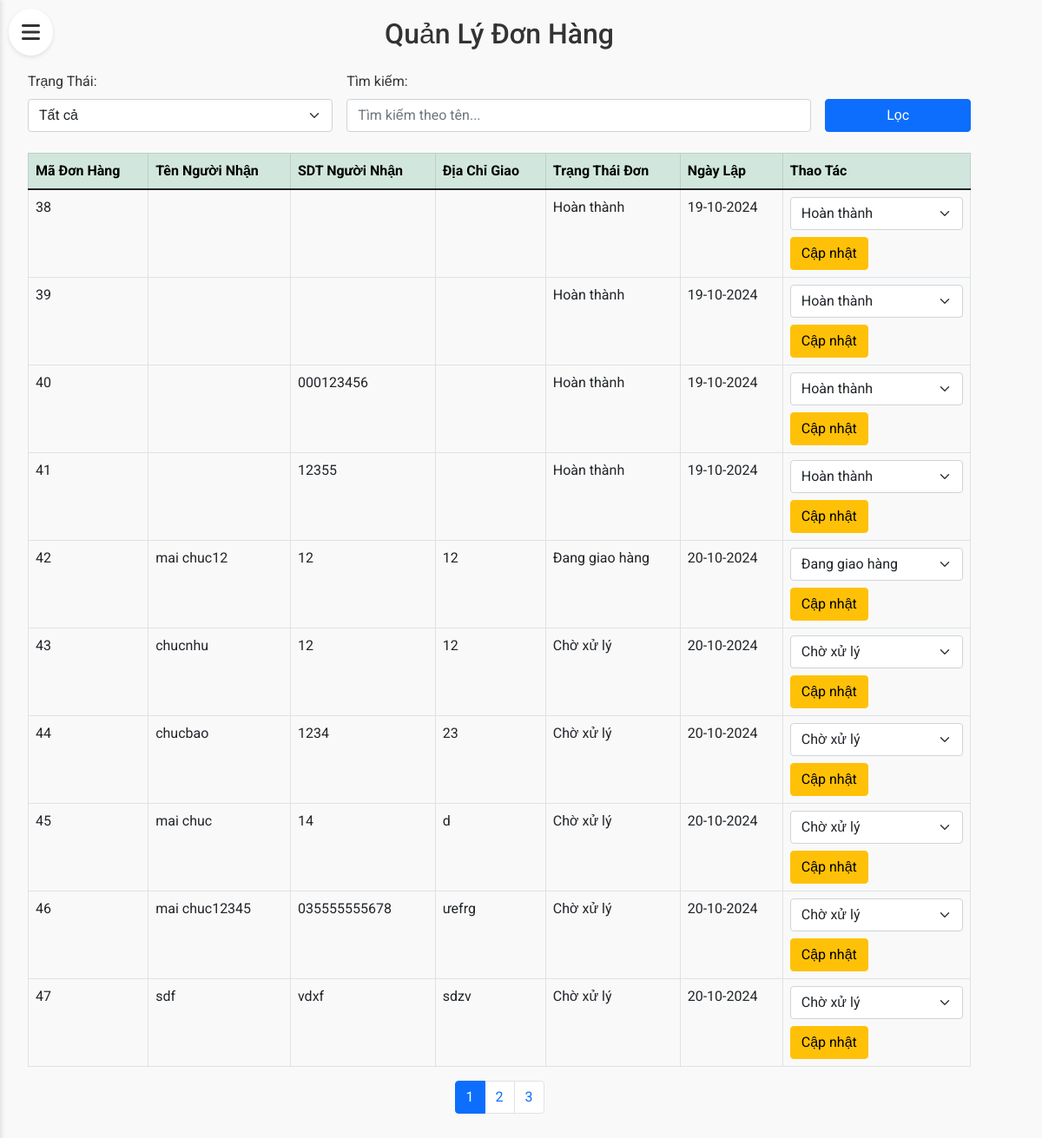
Page /KETHOP/admin/XuLyDonHang.php (signed in) on the committed database.
### tables this page shows
CREATE TABLE `dondathang` (
  `dh_ma` int(11) NOT NULL,
  `idkhachhang` int(11) DEFAULT NULL,
  `dh_ngaylap` datetime DEFAULT NULL,
  `dh_ngaygiao` datetime DEFAULT NULL,
  `dh_noigiao` varchar(255) DEFAULT NULL,
  `dh_trangthaithanhtoan` int(11) DEFAULT NULL,
  `httt_ma` int(11) DEFAULT NULL,
  `ten_nguoi_nhan` varchar(100) DEFAULT NULL,
  `sdt_nguoinhan` varchar(15) DEFAULT NULL,
  `email_nguoinhan` varchar(100) DEFAULT NULL,
  `trangthai_don` enum('Chấp nhận đơn','Chờ xử lý','Đang giao hàng','Hoàn thành','Từ chối đơn','Hoàn trả') NOT NULL DEFAULT 'Chờ xử lý'
);

### KETHOP/admin/XuLyDonHang.php (the view, shortened to what this page needs)
<!DOCTYPE html>
<html lang="en">
<head>
    <link rel="stylesheet" href="https://cdnjs.cloudflare.com/ajax/libs/font-awesome/6.0.0-beta3/css/all.min.css">
    <link href="https://cdn.jsdelivr.net/npm/bootstrap@5.1.3/dist/css/bootstrap.min.css" rel="stylesheet">
    <link rel="stylesheet" type="text/css" href="../css/sidebar.css">
</head>
<body>
    <i class="fas fa-bars menu-icon" id="menuToggle"></i>
    <div class="main-content" id="main">
        <div class="container">
            <h2 class="text-center mb-4">Quản Lý Đơn Hàng</h2>
            <div class="filter-section mb-4">
                <form method="GET" action="" class="row g-3">
                    <div class="col-md-4">
                        <label for="status" class="form-label">Trạng Thái:</label>
                        <select name="status" id="status" class="form-select">
                            <option value="">Tất cả</option>
                        </select>
                    </div>
                    <div class="col-md-6">
                        <label for="search" class="form-label">Tìm kiếm:</label>
                        <input type="text" name="search" id="search" class="form-control" placeholder="Tìm kiếm theo tên...">
                    </div>
                    <div class="col-md-2 d-flex align-items-end">
                        <button type="submit" class="btn btn-primary w-100">Lọc</button>
                    </div>
                </form>
            </div>
            <table class="table table-bordered table-hover">
                <thead class="table-success">
                    <tr>
                        <th>Mã Đơn Hàng</th>
                        <th>Tên Người Nhận</th>
                        <th>SDT Người Nhận</th>
                        <th>Địa Chỉ Giao</th>
                        <th>Trạng Thái Đơn</th>
                        <th>Ngày Lập</th>
                        <th>Thao Tác</th>
                    </tr>
                </thead>
                <tbody>
                    <?php
                    $limit = 10;
                    $page = isset($_GET['page']) ? (int)$_GET['page'] : 1;
                    $offset = ($page - 1) * $limit;
                    $status_filter = isset($_GET['status']) ? $_GET['status'] : '';
                    $search_filter = isset($_GET['search']) ? $_GET['search'] : '';
                    $sql = "SELECT * FROM dondathang WHERE 1=1";
                    $total_sql = "SELECT COUNT(*) as total FROM dondathang WHERE 1=1";
                    $total_result = mysql_query($total_sql);
                    $total_row = mysql_fetch_assoc($total_result);
                    $total_orders = $total_row['total'];
                    $total_pages = ceil($total_orders / $limit);
                    $sql .= " LIMIT $offset, $limit";
                    $result = mysql_query($sql);
                    while ($row = mysql_fetch_array($result)) {
                        echo "<tr>";
                        echo "<td>" . $row['dh_ma'] . "</td>";
                        echo "<td>" . $row['ten_nguoi_nhan'] . "</td>";
                        echo "<td>" . $row['sdt_nguoinhan'] . "</td>";
                        echo "<td>" . $row['dh_noigiao'] . "</td>";
                        echo "<td>" . $row['trangthai_don'] . "</td>";
                        echo "<td>" . date('d-m-Y', strtotime($row['dh_ngaylap'])) . "</td>";
                        echo "<td>
                                <form method='POST' action=''>
                                    <select name='new_status' class='form-select'>
                                        <option value='Chờ xử lý' " . ($row['trangthai_don'] == 'Chờ xử lý' ? 'selected' : '') . ">Chờ xử lý</option>
                                        <option value='Chấp nhận đơn' " . ($row['trangthai_don'] == 'Chấp nhận đơn' ? 'selected' : '') . ">Chấp nhận đơn</option>
                                        <option value='Đang giao hàng' " . ($row['trangthai_don'] == 'Đang giao hàng' ? 'selected' : '') . ">Đang giao hàng</option>
                                        <option value='Hoàn thành' " . ($row['trangthai_don'] == 'Hoàn thành' ? 'selected' : '') . ">Hoàn thành</option>
                                        <option value='Từ chối đơn' " . ($row['trangthai_don'] == 'Từ chối đơn' ? 'selected' : '') . ">Từ chối đơn</option>
                                        <option value='Hoàn trả' " . ($row['trangthai_don'] == 'Hoàn trả' ? 'selected' : '') . ">Hoàn trả</option>
                                    </select>
                                    <input type='hidden' name='order_id' value='" . $row['dh_ma'] . "' />
                                    <button type='submit' class='btn btn-warning mt-2'>Cập nhật</button>
                                </form>
                              </td>";
                        echo "</tr>";
                    }
                    ?>
                </tbody>
            </table>
            <?php
            echo '<nav aria-label="Page navigation">';
            echo '<ul class="pagination justify-content-center">';
            for ($i = 1; $i <= $total_pages; $i++) {
                echo '<li class="page-item' . ($i == $page ? ' active' : '') . '">';
                echo '<a class="page-link" href="?page=' . $i . '&status=' . urlencode($status_filter) . '&search=' . urlencode($search_filter) . '">' . $i . '</a>';
                echo '</li>';
            }
            echo '</ul>';
            echo '</nav>';
            ?>
        </div>
    </div>
</body>
</html>

### KETHOP/css/sidebar.css (style rules this page uses)
body { font-family: 'Roboto', sans-serif; background-color: #f9f9f9; color: #333; }
.menu-icon { font-size: 24px; cursor: pointer; padding: 15px; position: fixed; left: 10px; top: 10px; color: #333; background-color: #fff; border-radius: 50%; box-shadow: 0 2px 5px rgba(0, 0, 0, 0.1); }
.main-content { margin-left: 0; padding: 20px; transition: margin-left 0.3s ease, width 0.3s ease; width: calc(100% - 50px); }

### rows in the picture
dondathang: dh_ma "38", trangthai_don "Hoàn thành", dh_ngaylap "19-10-2024", new_status "Hoàn thành"
dondathang: dh_ma "39", trangthai_don "Hoàn thành", dh_ngaylap "19-10-2024", new_status "Hoàn thành"
dondathang: dh_ma "40", sdt_nguoinhan "000123456", trangthai_don "Hoàn thành", dh_ngaylap "19-10-2024", new_status "Hoàn thành"
dondathang: dh_ma "41", sdt_nguoinhan "12355", trangthai_don "Hoàn thành", dh_ngaylap "19-10-2024", new_status "Hoàn thành"
dondathang: dh_ma "42", ten_nguoi_nhan "mai chuc12", sdt_nguoinhan "12", dh_noigiao "12", trangthai_don "Đang giao hàng", dh_ngaylap "20-10-2024", new_status "Đang giao hàng"
dondathang: dh_ma "43", ten_nguoi_nhan "chucnhu", sdt_nguoinhan "12", dh_noigiao "12", trangthai_don "Chờ xử lý", dh_ngaylap "20-10-2024", new_status "Chờ xử lý"
dondathang: dh_ma "44", ten_nguoi_nhan "chucbao", sdt_nguoinhan "1234", dh_noigiao "23", trangthai_don "Chờ xử lý", dh_ngaylap "20-10-2024", new_status "Chờ xử lý"
dondathang: dh_ma "45", ten_nguoi_nhan "mai chuc", sdt_nguoinhan "14", dh_noigiao "d", trangthai_don "Chờ xử lý", dh_ngaylap "20-10-2024", new_status "Chờ xử lý"
dondathang: dh_ma "46", ten_nguoi_nhan "mai chuc12345", sdt_nguoinhan "035555555678", dh_noigiao "ưefrg", trangthai_don "Chờ xử lý", dh_ngaylap "20-10-2024", new_status "Chờ xử lý"
dondathang: dh_ma "47", ten_nguoi_nhan "sdf", sdt_nguoinhan "vdxf", dh_noigiao "sdzv", trangthai_don "Chờ xử lý", dh_ngaylap "20-10-2024", new_status "Chờ xử lý"
